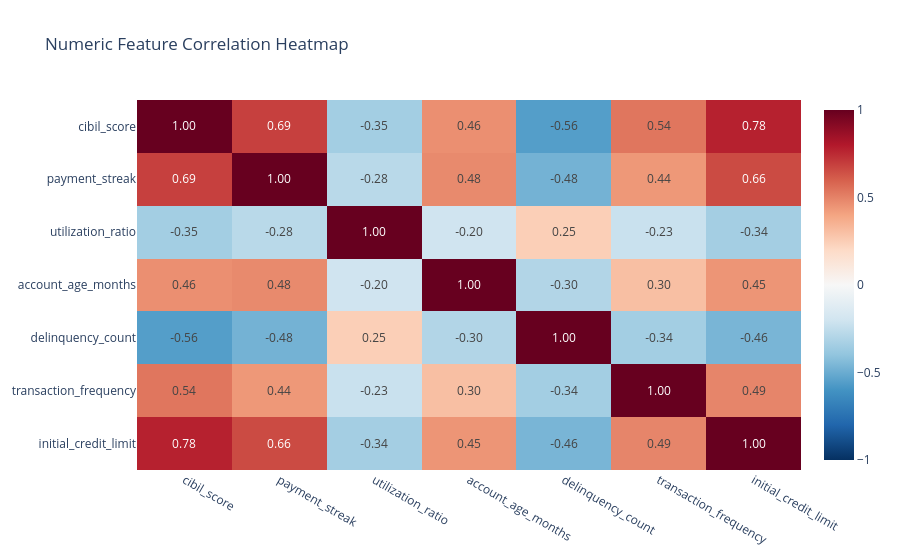

The notebook cell this image was saved under:
### Markdown cell above
## Section 3: Correlation Analysis

A correlation heatmap gives a fast read on the strongest numeric relationships in the synthetic data. We also isolate the top drivers of delinquency to sanity-check whether the portfolio risk mechanics line up with expectations.

### Code cell
numeric_columns = [
    'cibil_score',
    'payment_streak',
    'utilization_ratio',
    'account_age_months',
    'delinquency_count',
    'transaction_frequency',
    'initial_credit_limit',
]
corr_df = users_df[numeric_columns].corr(numeric_only=True)

fig_corr = px.imshow(
    corr_df,
    text_auto='.2f',
    aspect='auto',
    color_continuous_scale='RdBu_r',
    zmin=-1,
    zmax=1,
    title='Numeric Feature Correlation Heatmap',
)
fig_corr.show()

top_delinquency_features = (
    corr_df['delinquency_count']
    .drop(labels='delinquency_count')
    .abs()
    .sort_values(ascending=False)
    .head(3)
    .rename('abs_correlation_with_delinquency_count')
)
print('Top 3 features correlated with delinquency_count:')
display(top_delinquency_features.to_frame())

### Figure 1 — Plotly figure (JSON) as saved in the notebook; plotly's stock layout.template omitted (floating-point values rounded to 4 significant figures)
{"data": [{"coloraxis": "coloraxis", "hovertemplate": "x: %{x}<br>y: %{y}<br>color: %{z}<extra></extra>", "name": "0", "texttemplate": "%{z:.2f}", "type": "heatmap", "x": ["cibil_score", "payment_streak", "utilization_ratio", "account_age_months", "delinquency_count", "transaction_frequency", "initial_credit_limit"], "xaxis": "x", "y": ["cibil_score", "payment_streak", "utilization_ratio", "account_age_months", "delinquency_count", "transaction_frequency", "initial_credit_limit"], "yaxis": "y", "z": [[1.0, 0.6881, -0.3461, 0.463, -0.5568, 0.5361, 0.7754], [0.6881, 1.0, -0.2773, 0.4775, -0.4765, 0.4387, 0.6584], [-0.3461, -0.2773, 1.0, -0.2042, 0.2456, -0.2253, -0.342], [0.463, 0.4775, -0.2042, 1.0, -0.298, 0.3037, 0.4453], [-0.5568, -0.4765, 0.2456, -0.298, 1.0, -0.3449, -0.4621], [0.5361, 0.4387, -0.2253, 0.3037, -0.3449, 1.0, 0.4913], [0.7754, 0.6584, -0.342, 0.4453, -0.4621, 0.4913, 1.0]]}], "layout": {"coloraxis": {"cmax": 1, "cmin": -1, "colorscale": [[0.0, "rgb(5,48,97)"], [0.1, "rgb(33,102,172)"], [0.2, "rgb(67,147,195)"], [0.3, "rgb(146,197,222)"], [0.4, "rgb(209,229,240)"], [0.5, "rgb(247,247,247)"], [0.6, "rgb(253,219,199)"], [0.7, "rgb(244,165,130)"], [0.8, "rgb(214,96,77)"], [0.9, "rgb(178,24,43)"], [1.0, "rgb(103,0,31)"]]}, "title": {"text": "Numeric Feature Correlation Heatmap"}, "xaxis": {"anchor": "y", "domain": [0.0, 1.0]}, "yaxis": {"anchor": "x", "autorange": "reversed", "domain": [0.0, 1.0]}}}
